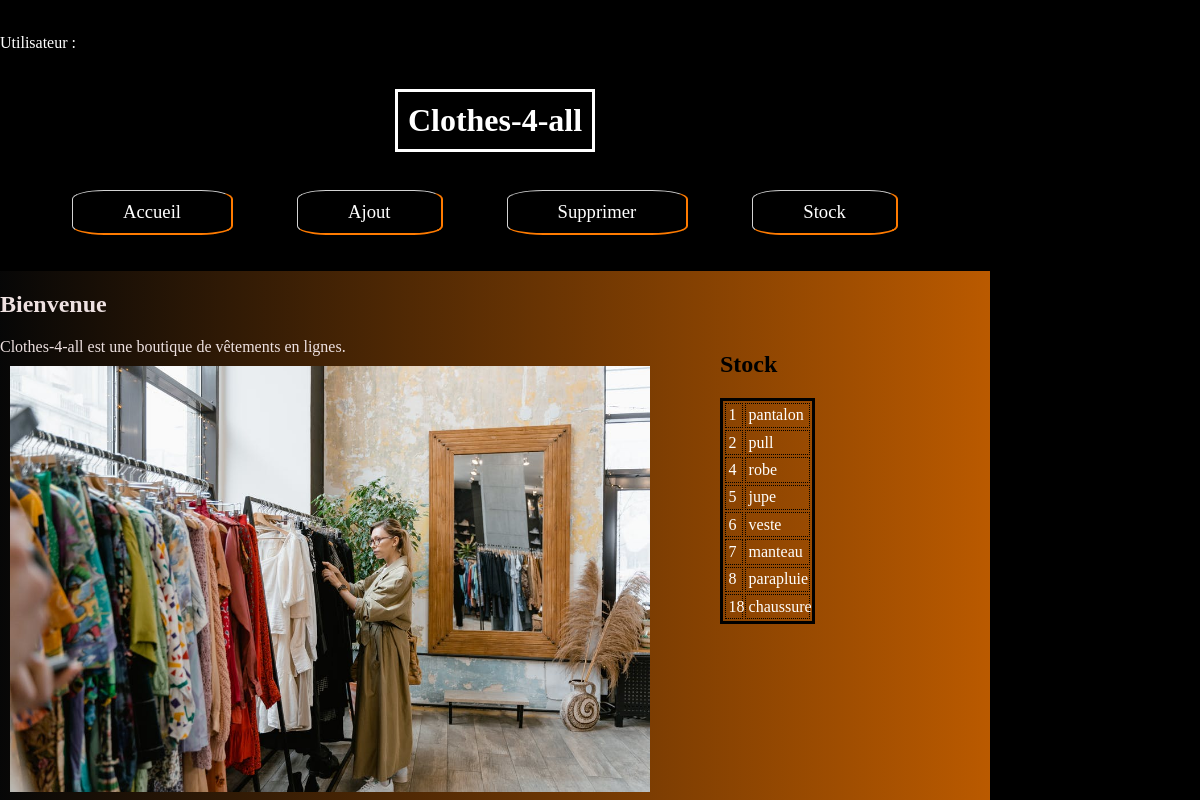
The page /stock.php on the database its author committed.
### tables this page shows
CREATE TABLE `stock` (
  `idStock` int(11) NOT NULL,
  `nomStock` varchar(100) NOT NULL
);

### stock.php (the view, shortened to what this page needs)
<?php
    include('connexion.php');
    echo '<br><p class="auth">Utilisateur : '.$_SESSION["user"].'</p>';
    $sql = 'SELECT * FROM stock';
    $results = $PDO->query($sql);
    $list = $results->fetchAll(PDO::FETCH_ASSOC);
?>
<!DOCTYPE html>
<html lang="fr">
<head>
    <link rel="stylesheet" type="text/css" href="styles/main.css">
    <link rel="stylesheet" type="text/css" href="styles/stock.css">
</head>
<body>
    <div id="title">
        <h1>
            Clothes-4-all
        </h1>
    </div>
    <header>
        <nav class="nav">
            <div>
                <ul>
                    <li><a target="_blank" href="index.php">Accueil</a></li>
                    <li><a target="" href="ajout.php">Ajout</a></li>
                    <li><a target="_blank" href="supprimer.php">Supprimer</a></li>
                    <li><a target="_blank" href="stock.php">Stock</a></li>
                </ul>
            </div>
        </nav>
    </header>
    <div id="main_box">
        <main id="main_content">
            <p>
                <h2>Bienvenue</h2>
                Clothes-4-all est une boutique de vêtements en lignes.
                <br><img id="pic" src="images/shop1.jpeg" alt="Notre magasin"><br>
            </p>
        </main>
        <div class="rightcol">
            <h2>Stock</h2>
            <div class="boxy">
                <table id="stock">
                    <?php
                        foreach($list as $array) {
                            echo '<tr class="row">';
                            echo '<td>'.$array["idStock"].'</td>';
                            echo '<td>'.$array["nomStock"].'</td>';
                            echo '</tr>';
                        }
                    ?>
                </table>
            </div>
        </div>
    </div>
</body>
</html>

### styles/main.css (style rules this page uses)
body { margin: 0rem; padding: 0rem; background-color: black; display: grid; font-family: Cambria, Cochin, Georgia, Times, 'Times New Roman', serif; font-size: 1rem; width: fit-content; }
#title { display: flex; justify-content: center; background-color: black; color: white; }
header { display: grid; grid-template-rows: 1fr; position: sticky; top: 0; width: 100%; height: fit-content; background-color:black; color: white; align-content: center; }
header ul li a { display: block; justify-content: space-evenly; text-decoration: none; padding: 10px; padding-left: 50px; padding-right: 50px; border-top: 1px solid lightgrey; border-left: 1px solid lightgrey; border-right: 2px solid rgba(255, 123, 0); border-bottom: 2px solid rgba(255, 123, 0); border-radius: 20%; color:white; background-image: linear-gradient(to right, rgba(255, 123, 0, 0.728)); }
img { float : left; margin : 10px 10px 10px 10px; width: 40rem; }
#main_box { display: grid; grid-template-columns: 2fr 1fr; grid-template-rows: 1fr; grid-template-areas: "main rigt" "main rigt" ; background-image: linear-gradient(to right, rgba(8, 8, 8, 0.823), rgba(255, 123, 0, 0.728)); }
#main_content { grid-area: main; color: rgb(238, 225, 225); }
.rightcol { grid-area: rigt; color: black; padding: 60px; }
nav ul { display: flex; list-style-type: none; margin-right: 50px; }
nav ul li { padding-right: 2rem; padding-left: 2rem; margin-bottom: 20px; }
nav ul li a { display: block; justify-content: space-evenly; text-decoration: none; padding: 10px; padding-left: 50px; padding-right: 50px; border-top: 1px solid lightgrey; border-left: 1px solid lightgrey; border-right: 2px solid rgba(255, 123, 0); border-bottom: 2px solid rgba(255, 123, 0); border-radius: 20%; color:white; background-image: linear-gradient(to right, rgba(255, 123, 0, 0.728)); font-size: 14pt; }
h1 { border: solid 3px white; padding : 10px; }
.auth { color : white; }

### styles/stock.css (style rules this page uses)
#stock { border : 3px solid black; color: white; }
td { border : 1px dotted black; padding: 3%; margin: 2%; }

### rows shown on the page
stock: idStock "1", nomStock "pantalon"
stock: idStock "2", nomStock "pull"
stock: idStock "4", nomStock "robe"
stock: idStock "5", nomStock "jupe"
stock: idStock "6", nomStock "veste"
stock: idStock "7", nomStock "manteau"
stock: idStock "8", nomStock "parapluie"
stock: idStock "18", nomStock "chaussure"
